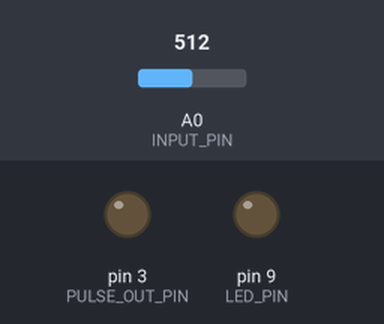
This sketch was run on a simulated Arduino Uno, built with avr-gcc and run on an emulated ATmega328P. On the bench: output pins drawn as LEDs (lit = HIGH). Inputs (shaded band) come from the test bench; at power-on: A0 (INPUT_PIN) = 512. What the sketch prints to the serial monitor is not drawn.

Above: at 5.0 s.
At 10.83 s:
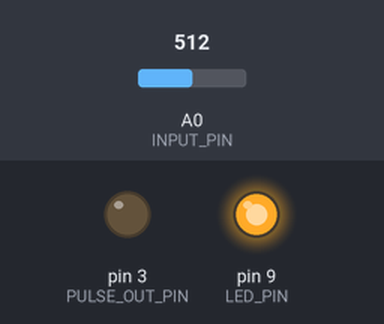
Timing chart, 0 to 14.0 s (numbered marks = the images above):
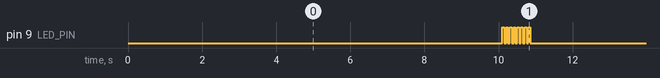

The sketch:

KnockLock.ino
```cpp
// (licence header left out)
#define	MELODY_LENGTH 8
#define MELODIES 3
#define TIMEOUT 10000
#define ALLOWED_ERROR 1400
#define DEBOUNCE_TIME 120
#define LED_PIN 9 //could be 13 for on board LED some Arduinos
#define INPUT_PIN A0
#define PULSE_OUT_PIN 3
#define MINIMUM_PULSE_LENGTH 100 //index 0=100ms pulse, 1=200ms and so on

#define THRESHOLD 100
#define SAMPLE_WINDOW 50
#define AVERAGING_WINDOWS_LONG 70
#define AVERAGING_WINDOWS_SHORT 7

float melodies[MELODIES][MELODY_LENGTH] = {
  {1974.49,1757.65,857.14,951.53,1859.69,882.65,895.41,821.43},        //0: Bää bää vita lamm
  {662.76,812.32,1598.24,1756.60,1744.87,1929.62,788.86,706.74},       //1: SOS
  {1512.76,1510.05,1692.02,1222.16,651.82,1385.12,1330.80,695.27},     //2: Imperial March
};

void setup() {
  pinMode(LED_PIN, OUTPUT);
  pinMode(PULSE_OUT_PIN, OUTPUT);
  pinMode(INPUT_PIN, INPUT);
  Serial.begin(115200);
  /*
    Serial.println("Please store melody 0.");
    storeMelody(0);
    delay(2000);//Don't start recording the next melody immediately
  */
  //Serial.println("Initialized.");
}

//Record and recognize melody
void loop() {
  unsigned long rawMelody[MELODY_LENGTH];
  if (recordMelody(rawMelody)) {
    //printMelodyUnsignedLong(rawMelody);
    float normalizedMelody[MELODY_LENGTH];
    normalizeMelody(rawMelody, normalizedMelody);
    printMelodyFloat(normalizedMelody);
    //compare to stored melodies
    float errors[MELODIES];
    for (byte i = 0; i < MELODIES; i++) {
      float mel[MELODY_LENGTH];
      for (byte j = 0; j < MELODY_LENGTH; j++) {
        mel[j] = melodies[i][j];
      }
      errors[i] = compareMelody(normalizedMelody, mel);
    }
    byte indexOfSmallestError = 0;
    float smallestError = 10000;
    for (byte i = 0; i < MELODIES; i++) {
      Serial.println("Total error for melody " + String(i) + ": " + String(errors[i]));
      if (errors[i] < smallestError) {
        smallestError = errors[i];
        indexOfSmallestError = i;
      }
    }
    if (smallestError <= ALLOWED_ERROR) {
      //Transmit information about recognized melody
      Serial.println("Recognized melody: " + String(indexOfSmallestError));
      digitalWrite(LED_PIN, HIGH);
      delay(2000);//Don't start recording the next melody immediately
      digitalWrite(LED_PIN, LOW);
      //pulseOut(i);
    }
    else { //indicate failure
      Serial.println("Failed to recognize melody.");
      blinkFast();
    }
  }
  else {
    blinkFast();
    Serial.println("Timed out");

  }
}

void blinkFast() {
  digitalWrite(LED_PIN, HIGH);
  delay(50);
  digitalWrite(LED_PIN, LOW);
  delay(50);
  digitalWrite(LED_PIN, HIGH);
  delay(50);
  digitalWrite(LED_PIN, LOW);
  delay(50);
  digitalWrite(LED_PIN, HIGH);
  delay(50);
  digitalWrite(LED_PIN, LOW);
  delay(50);
  digitalWrite(LED_PIN, HIGH);
  delay(50);
  digitalWrite(LED_PIN, LOW);
  delay(50);
  digitalWrite(LED_PIN, HIGH);
  delay(50);
  digitalWrite(LED_PIN, LOW);
  delay(50);
  digitalWrite(LED_PIN, HIGH);
  delay(50);
  digitalWrite(LED_PIN, LOW);
  delay(50);
  digitalWrite(LED_PIN, HIGH);
  delay(50);
  digitalWrite(LED_PIN, LOW);
  delay(50);
  digitalWrite(LED_PIN, HIGH);
  delay(50);
  digitalWrite(LED_PIN, LOW);
}

void printMelodyUnsignedLong(unsigned long mel[]) {
  for (byte i = 0; i < MELODY_LENGTH; i++) {
    if (i == MELODY_LENGTH - 1)
      Serial.println(mel[i]);
    else
      Serial.print(String(mel[i]) + ",");
  }
}

void printMelodyFloat(float mel[]) {
  for (byte i = 0; i < MELODY_LENGTH; i++) {
    if (i == MELODY_LENGTH - 1)
      Serial.println(mel[i]);
    else
      Serial.print(String(mel[i]) + ",");
  }
}

float compareMelody(float normMel1[], float normMel2[]) {
  float error = 0; //absolute difference
  for (byte i = 0; i < MELODY_LENGTH; i++) {
    float diff = normMel1[i] - normMel2[i];
    //Serial.print(diff);
    //Serial.print(";");
    error += abs(diff);
  }
  //Serial.println("Total absolute difference: " + String(error));
  return error;
}

void blinkMelody(byte melodyIndex) {
  for (byte i = 0; i < MELODY_LENGTH; i++) {
    digitalWrite(LED_PIN, HIGH);
    delay(20);
    digitalWrite(LED_PIN, LOW);
    delay(melodies[melodyIndex][i] - 20);
  }
}

bool recordMelody(unsigned long rawMelody[]) {
  int aud=0;
  static int previousAudsLongTime[AVERAGING_WINDOWS_LONG];
  static int previousAudsShortTime[AVERAGING_WINDOWS_LONG];
  static int loopCountLong = 0;
  static int loopCountShort = 0;
  static int averageLong=300;
  static int averageShort=300;
  int maxAbsVol = 0;   // maximum absolute volume
  unsigned long startTime=millis();
  unsigned long lastKnock = millis();
  boolean startTimeSet = false;
  boolean success = false;
  byte i=0;
  while(millis()-startTime < TIMEOUT){
     loopCountLong+=1;
     loopCountShort+=1;
     loopCountLong%=AVERAGING_WINDOWS_LONG;
     loopCountShort%=AVERAGING_WINDOWS_SHORT;
     unsigned long startOfSampleWindow = millis();
     maxAbsVol=0;
     while(millis()-startOfSampleWindow < SAMPLE_WINDOW){
         aud = analogRead(0);
         if (abs(aud-averageLong) > maxAbsVol){
           maxAbsVol = abs(aud-averageLong);
         }
         //delay(2); //allow ADC to settle? Too slow.
     }
     previousAudsLongTime[loopCountLong]=maxAbsVol;
     previousAudsShortTime[loopCountShort]=maxAbsVol;
     unsigned int sum=0;
     for(int i=0;i<AVERAGING_WINDOWS_LONG;i++){
      sum+=previousAudsLongTime[i];
     }
     averageLong = sum/AVERAGING_WINDOWS_LONG;
     sum=0;
     for(int i=0;i<AVERAGING_WINDOWS_SHORT;i++){
      sum+=previousAudsShortTime[i];
     }
     averageShort = sum/AVERAGING_WINDOWS_SHORT;

     // Recognize as knock if maximum of absolute amplitude in samplig window exceeds the short time average + THRESHOLD
     if (millis()-lastKnock>SAMPLE_WINDOW + 7 && maxAbsVol-(averageShort + THRESHOLD)>0){// if knock detected
        Serial.println("Knock detected");
        if(!startTimeSet){
          startTimeSet=true;
          startTime = millis();
          lastKnock = startTime;
        }
        else{
          rawMelody[i] = millis() - lastKnock;
          //Serial.println(String(i) + ": " + String(rawMelody[i]));
          i++;
          if (i == MELODY_LENGTH){ //if whole melody successfully recorded
            return true;
          }
        }
        lastKnock=millis();
     }
     /* //For graphing in Arduino (ctrl+shift+L)
     Serial.println(maxAbsVol);
     Serial.print('\t');
     Serial.print(averageShort);
     Serial.print('\t');
     Serial.println(averageLong);
     */
  }
  return false;//timed out
}

void normalizeMelody(unsigned long rawMelody[], float normalizedMelody[]) {
  //normalize melody length to TIMEOUT
  unsigned long totalLength = 0;
  for (byte i = 0; i < MELODY_LENGTH; i++) {
    totalLength += rawMelody[i];
  }
  //Serial.println("Raw length (ms): " + String(totalLength));
  float ratio = TIMEOUT / (float)totalLength;
  //Serial.println("Ratio: " + String(ratio));
  for (byte i = 0; i < MELODY_LENGTH; i++) {
    normalizedMelody[i] = ratio * rawMelody[i];
  }
}

bool storeMelody(byte melodyIndex) {
  unsigned long rawMelody[MELODY_LENGTH];
  if (recordMelody(rawMelody)) {
    float normalizedMelody[MELODY_LENGTH];
    normalizeMelody(rawMelody, normalizedMelody);
    Serial.print("Stored: ");
    printMelodyFloat(normalizedMelody);
    for (byte i = 0; i < MELODY_LENGTH; i++) {
      melodies[melodyIndex][i] = normalizedMelody[i];
    }
    return true;
  }
  return false;
}

void pulseOut(byte index) {
  digitalWrite(PULSE_OUT_PIN, HIGH);
  delay((index + 1)*MINIMUM_PULSE_LENGTH);
  digitalWrite(PULSE_OUT_PIN, LOW);
}
```

Measured:
- by itself, pin 9 (LED_PIN): repeats every 10.8 s: 7 × (LOW 0.05 s, HIGH 0.05 s), LOW 10.0 s, HIGH 0.05 s
- by itself, everything shown: repeats every 10.8 s, in 16 steps
